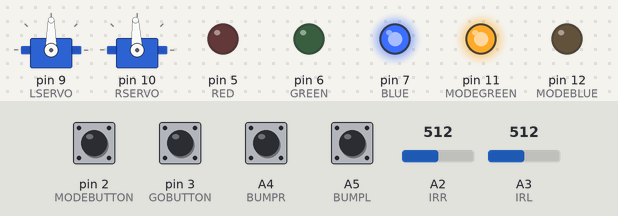
Bench run of a sketch on a simulated Arduino Uno, built with avr-gcc and run on an emulated ATmega328P. On the bench: 2 × servo, output pins drawn as LEDs (lit = HIGH). The inputs (shaded band) are chosen by the test bench; at power-on: A4 (BUMPR), A5 (BUMPL), pin 2 (MODEBUTTON), pin 3 (GOBUTTON) HIGH, A2 (IRR) = 512, A3 (IRL) = 512.

Above: at 1.9 s.
2.0 s: pin 2 (MODEBUTTON) pulled LOW for 0.15 s
At 3.0 s:
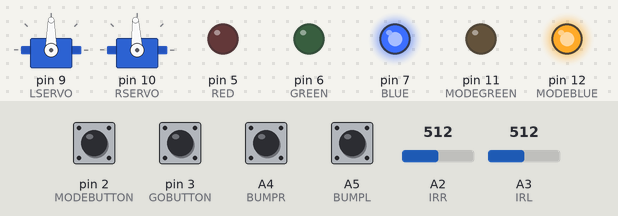
3.7 s: pin 3 (GOBUTTON) pulled LOW for 0.15 s
At 4.3 s:
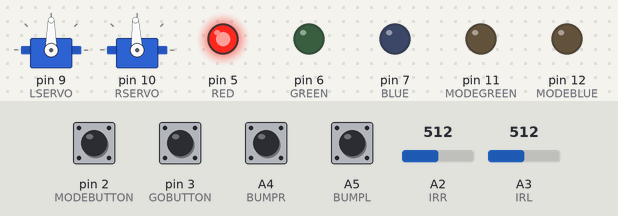
5.4 s: A4 (BUMPR) pulled LOW for 0.15 s
At 6.6 s:
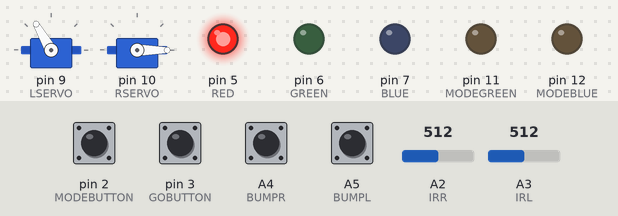
8.5 s: A5 (BUMPL) pulled LOW for 1 s
12.5 s: pin 3 (GOBUTTON) pulled LOW for 1 s
At 14.7 s:
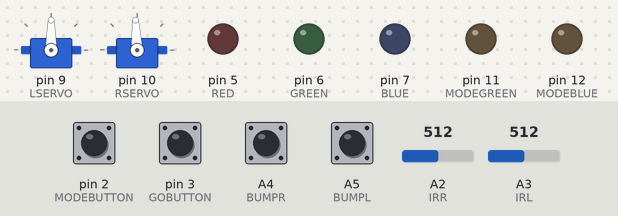
Timing chart, 0 to 16.0 s (numbered marks = the images above; inputs shaded):
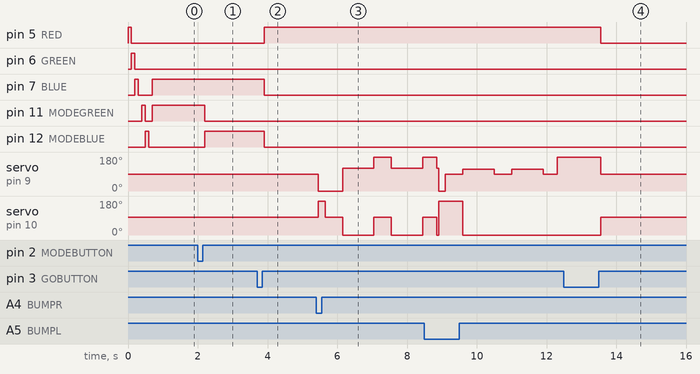

The sketch:

ObstacleAvoidance_rev3.ino
```cpp
/*

Obstacle avoidance code

This program is meant to be used with an arduino based robot using two IR sensors and two bump sensors.
It is capable of following a line and avoiding obstacle as they appear on the track. The maximum width for these
obstacles is approximately 4 inches.

Class: CSCE 236
Author: Christian Laney, David Shriver
Date of last revision: 4/30
*/


#include <avr/io.h>
#include <Servo.h>
#include <LiquidCrystal.h>

// Pin 13 has an LED connected on most Arduino boards:
#define RED 5
#define GREEN 6
#define BLUE 7
#define LSERVO 9
#define RSERVO 10
#define BUMPL A5
#define BUMPR A4
#define GOBUTTON 3
#define MODEBUTTON 2
#define IRL A3
#define IRR A2
#define MODEBLUE 12
#define MODEGREEN 11

Servo lservo;
Servo rservo;

  int lspeed = 120;

//Sensor value variables
int irvalueR;
int irvalueL;
int rMin = 1023;
int rMax = 0;
int lMin = 1023;
int lMax = 0;

//Button debounce variables
int buttonStateGo = HIGH;
int lastButtonStateGo = HIGH;
long lastDebounceTimeGo = 0;
long debounceDelayGo = 50;

int buttonStateMode = HIGH;
int lastButtonStateMode = HIGH;
long lastDebounceTimeMode = 0;
long debounceDelayMode = 50;

//Obstacle variables
long obsTimer = 0;
int obsDelay = 50;
long lineTimer = 0;

//state variables
boolean obstacleR = false;
boolean obstacleL = false;
boolean beginMoving = false;
boolean rightSide = false;
boolean leftSide = false;
boolean calibration = true;
boolean leftObs = false;
boolean hasFoundLine = false;
//##############################################################################################################################################
//Initializing Functions
//##############################################################################################################################################
void LEDInit(){
  int LEDdelay = 100;
  pinMode(RED, OUTPUT);
  pinMode(GREEN, OUTPUT);
  pinMode(BLUE, OUTPUT);
  pinMode(MODEGREEN, OUTPUT);
  pinMode(MODEBLUE, OUTPUT);
   //Turn all off
  digitalWrite(RED,LOW);
  digitalWrite(GREEN,LOW);
  digitalWrite(BLUE,LOW);
  digitalWrite(MODEGREEN,LOW);
  digitalWrite(MODEBLUE,LOW);

  //Test LEDs
  digitalWrite(RED,HIGH);
  delay(LEDdelay);
  digitalWrite(RED,LOW);
  digitalWrite(GREEN,HIGH);
  delay(LEDdelay);
  digitalWrite(GREEN,LOW);
  digitalWrite(BLUE,HIGH);
  delay(LEDdelay);
  digitalWrite(BLUE,LOW);
  delay(LEDdelay);
  digitalWrite(MODEGREEN,HIGH);
  delay(LEDdelay);
  digitalWrite(MODEGREEN,LOW);
  digitalWrite(MODEBLUE,HIGH);
  delay(LEDdelay);
  digitalWrite(MODEBLUE,LOW);
  delay(LEDdelay);
  }

void SERVOinit() {
    lservo.attach(LSERVO);
    rservo.attach(RSERVO);
    lservo.write(90);
    rservo.write(93);
  }
  //
void BUTTONinit() {
  pinMode(GOBUTTON, INPUT);
  pinMode(MODEBUTTON, INPUT);
  pinMode(BUMPR, INPUT_PULLUP);
  pinMode(BUMPL,INPUT_PULLUP);
}

void IRinit() {
  pinMode(IRL, INPUT);
  pinMode(IRR, INPUT);
}

//##############################################################################################################################################
//Directional Functions
//##############################################################################################################################################
void forward(double speed) {
	int rspeed = 90 - (90*speed);
	int lspeed = 90 + (70*speed);
    rservo.write(rspeed);
    lservo.write(lspeed);
}

void leftTurn(double speed) {
    int servoTurnSpeed = 90-(90*speed);
   lservo.write(servoTurnSpeed);
   rservo.write(servoTurnSpeed);
}

void rightTurn(double speed) {
	int servoTurnSpeed = 90+(90*speed);
   lservo.write(servoTurnSpeed);
   rservo.write(servoTurnSpeed);
}

void halt() {
   lservo.write(90);
   rservo.write(93);
}

//The robot uses state variables to know which side of the line it's on and take
//action accordingly when faced with leaving the line or both sensors seeing black.
void followLine() {
   if(beginMoving && analogRead(IRL)>irvalueL && analogRead(IRR)<irvalueR) {
    forward(1);
    lineTimer = millis();
    hasFoundLine = false;
    rightSide = true;
    leftSide = false;
  }

  if(beginMoving && analogRead(IRL)<irvalueL && analogRead(IRR)>irvalueR) {
    forward(1);
    lineTimer = millis();
    hasFoundLine = false;
    rightSide = false;
    leftSide = true;
  }

  if(beginMoving && analogRead(IRL)>irvalueL && analogRead(IRR)>irvalueR) {
    if (rightSide) {
          rightTurn(1);
      }
    if (leftSide) {
          leftTurn(1);
    }
  }

   if(beginMoving && analogRead(IRL)<irvalueL && analogRead(IRR)<irvalueR) {
     if(millis()-lineTimer>2000) {
      findLine(); //If the robot has been off of the line for more than two seconds, it will attempt to find the line again.
     } else {
       if (rightSide) {
          leftTurn(1);
       }
       if (leftSide) {
          rightTurn(1);
       }
     }
  }
}

//This function will cause the robot to slowly spiral out from its current position until it sees the line again.
void findLine() {

      if(rightSide) {
        rservo.write(0);
        lservo.write(108);
      }else {
        lservo.write(180);
        rservo.write(80);
   }
}

//A hard coded set of instructions for dodging any obstacle, whether it's a block or another robot.
//If the robot attempts to dodge multiple obstacles, it will default to wall following.
void avoidObstacle(int val) {


  if((val==3&&leftObs)||val==0) {
  lservo.write(0);
  rservo.write(180);
  delay(200);
  rservo.write(93);
  lservo.write(0);
  delay(500);
  lservo.write(lspeed);
  rservo.write(0);
  delay(900);
  lservo.write(180);
  rservo.write(93);
  delay(500);
  lservo.write(lspeed);
  rservo.write(0);
  delay(900);
  lservo.write(180);
  rservo.write(93);
  delay(400);
  lservo.write(lspeed);
  rservo.write(0);
  while(analogRead(IRR) < irvalueR){
    if(!digitalRead(BUMPR)||!digitalRead(BUMPL)) {avoidObstacle(4); break;}
    delay(1);
  }
 } else if((val==3&&!leftObs)||val==1) {
   lservo.write(0);
  rservo.write(180);
  delay(200);
  rservo.write(180);
  lservo.write(90);
  delay(500);
  lservo.write(lspeed-5);
  rservo.write(0);
  delay(900);
  lservo.write(90);
  rservo.write(0);
  delay(500);
  lservo.write(lspeed-5);
  rservo.write(0);
  delay(900);
  lservo.write(90);
  rservo.write(0);
  delay(400);
  lservo.write(180);
  rservo.write(0);
  while(analogRead(IRR) < irvalueR){
    if(!digitalRead(BUMPR)||!digitalRead(BUMPL)) {avoidObstacle(5); break;}
    delay(1);
  }
 } else if(val == 4) {
   shortLeft();
  while(analogRead(IRR)<irvalueR) {
    if(!digitalRead(BUMPR)||!digitalRead(BUMPL)) {
      shortRight();
    }
     delay(1);
  }
  } else if (val==5) {
    shortRight();
  while(analogRead(IRR) < irvalueR){
    if(!digitalRead(BUMPR)||!digitalRead(BUMPL)) {
      shortLeft();
    }
   delay(1);
  }
  }
 }
 void shortRight() {
  lservo.write(0);
  rservo.write(180);
  delay(200);
  rservo.write(180);
  lservo.write(90);
  delay(500);
  lservo.write(lspeed-5);
  rservo.write(0);
  delay(900);
  lservo.write(90);
  rservo.write(0);
  delay(500);
  lservo.write(lspeed-5);
  rservo.write(0);
 }

 void shortLeft() {
   lservo.write(0);
  rservo.write(180);
  delay(200);
  rservo.write(93);
  lservo.write(0);
  delay(500);
  lservo.write(lspeed);
  rservo.write(0);
  delay(900);
  lservo.write(180);
  rservo.write(93);
  delay(500);
  lservo.write(lspeed);
  rservo.write(0);
 }

//##############################################################################################################################################
//Interrupts
//##############################################################################################################################################

void movingSwitch() {
  if(calibration) {
       calibration = false;
       digitalWrite(BLUE,LOW);
    }
    beginMoving = !beginMoving;
    digitalWrite(RED, !digitalRead(RED));
    modeLED(false);
}

boolean goButtonPressed(){
  int reading = digitalRead(GOBUTTON);
  boolean pressed = false;
  if (reading != lastButtonStateGo) {
    lastDebounceTimeGo = millis();
  }

  if ((millis() - lastDebounceTimeGo) > debounceDelayGo) {
    if (reading != buttonStateGo) {
      buttonStateGo = reading;
      if (buttonStateGo == HIGH) {
        pressed = true;
      }
    }
  }
  lastButtonStateGo = reading;
  return pressed;
}

//The robot can be set to go to the left or the right of the line when both bump sensors are pressed at the same time,
//indicating that the robot has detected either a block or another robot. This allows us to avoid the situation where
//both robots attempt to go the same way around an obstacle.
boolean modeButtonPressed(){
  int reading = digitalRead(MODEBUTTON);
  boolean pressed = false;
  if (reading != lastButtonStateMode) {
    lastDebounceTimeMode = millis();
  }

  if ((millis() - lastDebounceTimeMode) > debounceDelayMode) {
    if (reading != buttonStateMode) {
      buttonStateMode = reading;
      if (buttonStateMode == HIGH) {
        pressed = true;
      }
    }
  }
  lastButtonStateMode = reading;
  return pressed;
}

void changeMode() {
  leftObs = !leftObs;
}

void modeLED(boolean val) {
  if(val) {
    if(leftObs) {
      digitalWrite(MODEGREEN,LOW);
    digitalWrite(MODEBLUE,HIGH);
    } else {
      digitalWrite(MODEGREEN,HIGH);
    digitalWrite(MODEBLUE,LOW);
    }
  } else {
    digitalWrite(MODEGREEN,LOW);
    digitalWrite(MODEBLUE,LOW);
  }
}


//##############################################################################################################################################
//Setup
//##############################################################################################################################################

//A calibration function for the line sensors that sets the partially dynamic threshold.
void calibrate() {
	int l;
	int r;
		l = analogRead(IRL);
		r = analogRead(IRR);
		if(l<lMin) {lMin = l;}
		if(l>lMax) {lMax = l;}
		if(r<rMin) {rMin = r;}
		if(r>rMax) {rMax = r;}
		long time = millis();
		irvalueR = (rMin+rMax)/2;
		irvalueL = (lMin+lMax)/2;
}

void setup() {
  Serial.begin(9600);

  LEDInit();
  SERVOinit();
  IRinit();
  BUTTONinit();

}

//##############################################################################################################################################
//Main Code
//##############################################################################################################################################
void loop() {

  //The following two functions acknowledge button presses.
  if(goButtonPressed()){
    lineTimer = millis();
    movingSwitch();
  }

  if(modeButtonPressed()) {
     changeMode();
  }

  //acknowledge that the right bump sensor has been triggered.
  if(!digitalRead(BUMPR)) {
    if(!obstacleR) {
      obsTimer = millis();
    }
     obstacleR = true;
  }

  //acknowledge that the left bump sensor has been triggered.
  if(!digitalRead(BUMPL)) {
    if(!obstacleL) {
      obsTimer = millis();
    }
     obstacleL = true;
  }

  //Calibrate the robot
  if(calibration) {
    calibrate();
    digitalWrite(BLUE,HIGH);
    modeLED(true);
  }

  //Main movement code
  if(!beginMoving) {
    halt();
  } else {
    if(millis()-obsTimer>obsDelay && (obstacleR||obstacleL)) { //check to see if both sensors have been triggered, or just one.
      if(obstacleL && obstacleR) {
        obstacleR = false;
        obstacleL = false;
        avoidObstacle(3);
      } else if(obstacleL) {
        obstacleL = false;
        avoidObstacle(1);
      }else if(obstacleR) {
        obstacleR = false;
        avoidObstacle(0);
      }
    }else {
      followLine();
    }
  }
}
```

Measured:
- after the input at 2.0 s, pin 11 (MODEGREEN): HIGH → LOW after 0.20 s; pin 12 (MODEBLUE): LOW → HIGH after 0.20 s
- after the input at 3.7 s, pin 5 (RED): LOW → HIGH after 0.20 s; pin 7 (BLUE), pin 12 (MODEBLUE): HIGH → LOW after 0.20 s
- after the input at 5.4 s, servo on pin 9 (LSERVO): 90° → 0° after 0.05 s, → 120° 0.70 s later, → 180° 0.90 s later, → 120° 0.50 s later, … (5 changes in this stretch); servo on pin 10 (RSERVO): 93° → 180° after 0.05 s, then repeats every 1.4 s: 93° 0.50 s, 0° 0.90 s
- after the input at 12.5 s, pin 5 (RED): HIGH → LOW after 1.1 s; servo on pin 9 (LSERVO): 180° → 90° after 1.1 s; servo on pin 10 (RSERVO): 0° → 93° after 1.1 s
